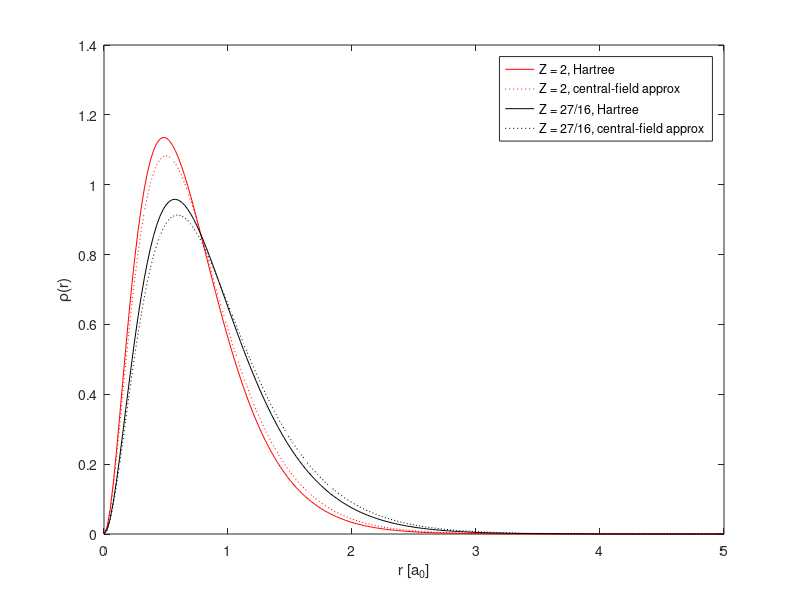

Recreate this plot in MATLAB.
%% task 1
N = 201;
r_max = 10;
r_min = 0;

dr = (r_max-r_min)/(N-1);
rr = linspace(r_min,r_max,N)';

A = ( diag(ones(N-1,1),1) + diag(ones(N-1,1),-1) + -2*eye(N) );
A = A/dr^2;
A(1,1) = 1;
A(1,2) = 0;
A(end,end) = 1;
A(end, end-1) = 0;

n_s = 1/pi * exp(-2*rr); % units of Bohr radii
rhs_plus_BC = -4*pi*rr .* n_s;
rhs_plus_BC(1) = 0;
rhs_plus_BC(end) = 1;

U_test = A\rhs_plus_BC;

V_Hartree = 1./rr - (1+ 1./rr).*exp(-2*rr);
U_Hartree = rr.* V_Hartree;

clf;
plot(rr, U_test , '.-',rr, U_Hartree, ':k')
xlabel('r [a_0]');
ylabel('U');

%% task 2

H0 = -0.5*A-diag(1./rr); % the matrix
H0(1,1) = 0; % makes epsilon * f_1  = 0;
H0(end,end) = 0; % makes epsilon * f_N  = 0;
[F,D] = eig(H0);
clf;


[emin,i] = min(min(D));
E0 = D(i,i)
plot(rr, F(:,i)./(sqrt(4*pi).*rr)/sqrt(dr),'r', rr, sqrt(n_s), ':k','linewidth',2)
xlabel('r [a_0]');
ylabel('n(r)');
legend('numerical', 'theoretical')

%% task 3
clc;
clear; clf;
N = 201;
r_max = 5;
r_min = 0;
dr = (r_max-r_min)/(N-1);
rr = linspace(r_min,r_max,N)';

% build matrices
A = ( diag(ones(N-1,1),1) + diag(ones(N-1,1),-1) + -2*eye(N) );
A = A/dr^2;
A(1,1) = 1;
A(1,2) = 0;
A(end,end) = 1;
A(end, end-1) = 0;

Z = 2;
H0 = -0.5*A-diag(Z./rr); % 2 = He
H0(1,1) = 0; % makes epsilon * f_1  = 0;
H0(end,end) = 0; % makes epsilon * f_N  = 0;
V = zeros(size(rr));

dE = 1;E_old = 1; n = 0;
while abs(dE) > 1e-4
    H = H0 + diag([0; V(2:end-1); 0]);
    [F,D] = eig(H);
    [epsilon,i] = min(min(D));
    n_s = F(:,i).^2./(4*pi.*rr.^2)/dr;
    n_s(1) = 0;
    
    rhs_plus_BC = [0; n_s(2:end-1); 1];
    U = A\rhs_plus_BC;
    V = U./rr;
    V(1) = 1;
    
    E0 = 2*epsilon - 4*pi*trapz(rr, rr.^2.*V.*n_s); % this might be wrong. normalization?
    % test normalization. 4*pi*trapz(rr, rr.^2.*V.*n_s)
    dE = E0-E_old;
    
    E_old = E0;
    n = n+1;
    
    fprintf('E = %.4f\n', E0)
end
fprintf('n = %d\n\n', n);
plot(rr, 4*pi*rr.^2.*n_s, '-r'); hold on;
plot(rr, 4*rr.^2.*Z^3.*exp(-2*Z*rr), ':r'); hold on;

Z = 27/16;
H0 = -0.5*A-diag(Z./rr); % 2 = He
H0(1,1) = 0; % makes epsilon * f_1  = 0;
H0(end,end) = 0; % makes epsilon * f_N  = 0;
%V = zeros(size(rr));
dE = 1;E_old = 1; n = 0;
while abs(dE) > 1e-4
    H = H0 + diag([0; V(2:end-1); 0]);
    [F,D] = eig(H);
    [epsilon,i] = min(min(D));
    n_s = F(:,i).^2./(4*pi.*rr.^2)/dr;
    n_s(1) = 0;
    
    rhs_plus_BC = [0; n_s(2:end-1); 1];
    U = A\rhs_plus_BC;
    V = U./rr;
    V(1) = 1;
    
    E0 = 2*epsilon - 4*pi*trapz(rr, rr.^2.*V.*n_s);
    dE = E0-E_old;
    
    E_old = E0;
    n = n+1;
    
    fprintf('E = %.4f\n', E0)
end
fprintf('n = %d\n\n', n);
plot(rr, 4*pi*rr.^2.*n_s, '-k'); hold on;
plot(rr, 4*rr.^2.*Z^3.*exp(-2*Z*rr), ':k'); hold on;
legend('Z = 2, Hartree', 'Z = 2, central-field approx', 'Z = 27/16, Hartree', 'Z = 27/16, central-field approx')

xlabel('r [a_0]');
ylabel('\rho(r)');
